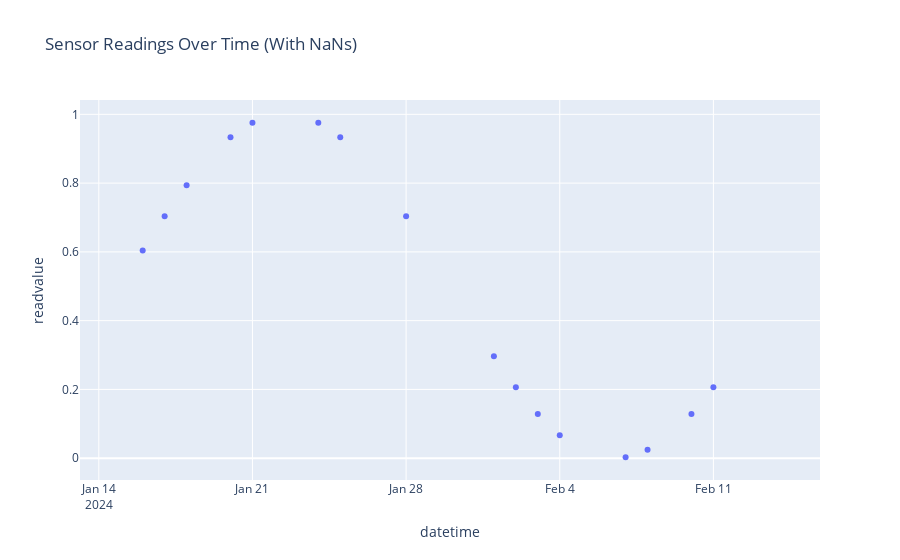

This figure's notebook cell:
### Code cell
# Plot the generated initial data
fig = px.scatter(time_series_NaN, 
              x='datetime', 
              y='readvalue', 
              title='Sensor Readings Over Time (With NaNs)')
fig.show()

### Figure 1 — Plotly figure (JSON) as saved in the notebook; plotly's stock layout.template omitted (floating-point values rounded to 4 significant figures)
{"data": [{"hovertemplate": "datetime=%{x}<br>readvalue=%{y}<extra></extra>", "legendgroup": "", "marker": {"color": "#636efa", "symbol": "circle"}, "mode": "markers", "name": "", "orientation": "v", "showlegend": false, "type": "scatter", "x": ["2024-01-15T00:00:00", "2024-01-16T00:00:00", "2024-01-17T00:00:00", "2024-01-18T00:00:00", "2024-01-19T00:00:00", "2024-01-20T00:00:00", "2024-01-21T00:00:00", "2024-01-22T00:00:00", "2024-01-23T00:00:00", "2024-01-24T00:00:00", "2024-01-25T00:00:00", "2024-01-26T00:00:00", "2024-01-27T00:00:00", "2024-01-28T00:00:00", "2024-01-29T00:00:00", "2024-01-30T00:00:00", "2024-01-31T00:00:00", "2024-02-01T00:00:00", "2024-02-02T00:00:00", "2024-02-03T00:00:00", "2024-02-04T00:00:00", "2024-02-05T00:00:00", "2024-02-06T00:00:00", "2024-02-07T00:00:00", "2024-02-08T00:00:00", "2024-02-09T00:00:00", "2024-02-10T00:00:00", "2024-02-11T00:00:00", "2024-02-12T00:00:00", "2024-02-13T00:00:00", "2024-02-14T00:00:00"], "xaxis": "x", "y": [null, 0.604, 0.7034, 0.7939, null, 0.933, 0.9755, null, null, 0.9755, 0.933, null, null, 0.7034, null, null, null, 0.2966, 0.2061, 0.1284, 0.06699, null, null, 0.002739, 0.02447, null, 0.1284, 0.2061, null, null, null], "yaxis": "y"}], "layout": {"legend": {"tracegroupgap": 0}, "title": {"text": "Sensor Readings Over Time (With NaNs)"}, "xaxis": {"anchor": "y", "domain": [0, 1], "title": {"text": "datetime"}}, "yaxis": {"anchor": "x", "domain": [0, 1], "title": {"text": "readvalue"}}}}
